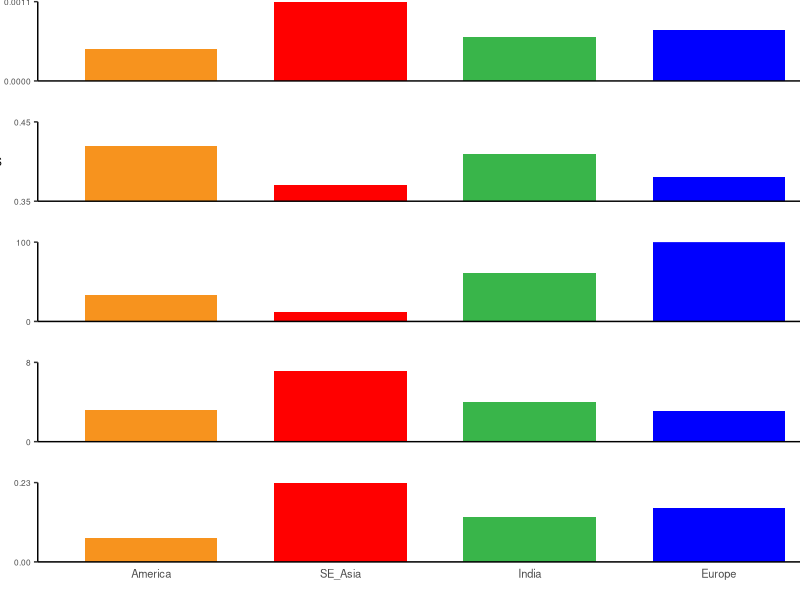

Source code (R):
library("ggplot2")
library(cowplot)


# tempdir()
# dir.create(tempdir())
#######################################################5 population genomics parameters barplot

#het_df <- read.table("e:/project/02.duckweed_popg/calc_genome_wide_het/het_df.MAF_0_05.tsv",header = T,comment.char = "")
het_df <- read.table("./output/het_df.MAF_0_05.tsv",header = T,comment.char = "")
het_median_df <- aggregate(het_df[,2], by = list(het_df[, 3]), FUN = median)
rownames(het_median_df) <- het_median_df$Group.1

###########data collected from different calculations 
df <- data.frame(pop=factor(c("America","SE_Asia","India","Europe"),level=c("America","SE_Asia","India","Europe")),pi=c(0.00045,0.0011,0.00061,0.00071),selection=c(0.42,0.37,0.41,0.38),LD=c(33,12,61,100),rec=c(3.158,7.139,4.002,3.142))

rownames(df) <- df$pop

df <- cbind.data.frame(df,het_median_df[rownames(df),2])

####polishing df
colnames(df)[length(colnames(df))] <- "het"
df_vis <- df[,c("pop","pi","selection","LD","rec"  ,"het" )]

#df_vis <- read.table("df_vis.tsv",header = T,stringsAsFactors = T)
pop_fill_color <- c('#F7931E','#FF0000','#39B54A','#0000FF')

pi_p <- ggplot(df_vis[,c("pop","pi")], aes(pop,pi,fill=pop)) +
  geom_bar(stat="identity", width=0.7)+
  theme_classic()+
  #scale_y_discrete(expand =c(0,0))+
  #theme(panel.grid.major=element_blank(),panel.grid.minor=element_blank())+
  #expand_limits(y=0)+
  scale_fill_manual(values=pop_fill_color) +
  scale_y_continuous(limits = c(0,max(df_vis$pi)),breaks=c(0,max(df_vis$pi)) ,expand=c(0,0))+
  xlab("") +
  ylab("Π") +
  theme(axis.title.y = element_text(vjust= 0.5,angle=0,size=8))+
  theme(axis.text.y = element_text(size=6))+
  #theme(legend.position="none",axis.ticks.x = element_blank(),axis.text = element_blank())
  theme(legend.position="none",axis.text.x = element_blank(),axis.ticks.x = element_blank()) 

LD_p <-  ggplot(df_vis[,c("pop","LD")], aes(pop,LD,fill=pop))+
  geom_bar(stat="identity", width=0.7)+
  theme_classic()+
  #scale_y_discrete(expand =c(0,0))+
  #theme(panel.grid.major=element_blank(),panel.grid.minor=element_blank())+
  #expand_limits(y=0)+
  scale_fill_manual(values=pop_fill_color) +
  scale_y_continuous(limits = c(0,max(df_vis$LD)),breaks=c(0,max(df_vis$LD)) ,expand=c(0,0))+
  xlab("") +
  ylab("LD") +
  theme(axis.title.y = element_text(vjust= 0.5,angle=0,size=8))+
  theme(axis.text.y = element_text(size=6))+
  theme(legend.position="none",axis.text.x = element_blank(),axis.ticks.x = element_blank()) 

rec_p <- ggplot(df_vis[,c("pop","rec")], aes(pop,rec,fill=pop))+
  geom_bar(stat="identity", width=0.7)+
  theme_classic()+
  #scale_y_discrete(expand =c(0,0))+
  #theme(panel.grid.major=element_blank(),panel.grid.minor=element_blank())+
  #expand_limits(y=0)+
  scale_fill_manual(values=pop_fill_color) +
  scale_y_continuous(limits = c(0,8),breaks=c(0,8) ,expand=c(0,0))+
  xlab("") +
  ylab("r") +
  theme(axis.title.y = element_text(vjust= 0.5,angle=0,size=8))+
  theme(axis.text.y = element_text(size=6))+
  theme(legend.position="none",axis.text.x = element_blank(),axis.ticks.x = element_blank()) 

#summary(df_vis[,c("pop","selection")])
selection_p <- ggplot(df_vis[,c("pop","selection")], aes(pop,selection,fill=pop))+
  geom_bar(stat="identity", width=0.7)+
  theme_classic()+
  #scale_y_discrete(expand =c(0,0))+
  #theme(panel.grid.major=element_blank(),panel.grid.minor=element_blank())+
  #expand_limits(y=0)+
  scale_fill_manual(values=pop_fill_color) +
  coord_cartesian(ylim=c(0.35, 0.45)) +
  scale_y_continuous(breaks=c(0.35,0.45) ,expand=c(0,0))+
  xlab("") +
  ylab("ΠN/ΠS") +
  theme(axis.title.y = element_text(vjust= 0.5,angle=0,size=8))+
  theme(axis.text.y = element_text(size=6))+
  theme(legend.position="none",axis.text.x = element_blank(),axis.ticks.x = element_blank()) 

  
  
het_p <- ggplot(df_vis[,c("pop","het")], aes(pop,het,fill=pop))+
  geom_bar(stat="identity", width=0.7)+
  theme_classic()+
  #scale_y_discrete(expand =c(0,0))+
  #theme(panel.grid.major=element_blank(),panel.grid.minor=element_blank())+
  #expand_limits(y=0)+
  scale_fill_manual(values=pop_fill_color) +
  scale_y_continuous(limits = c(0,0.23),breaks=c(0,0.23) ,expand=c(0,0))+
  xlab("") +
  ylab("H") +
  theme(axis.title.y = element_text(vjust= 0.5,angle=0,size=8))+
  theme(axis.text.x = element_text(size=8),axis.ticks.x = element_blank())+
  theme(axis.text.y = element_text(size=6))+
  #theme(legend.position="none",axis.text.x = element_blank()) 
  theme(legend.position="none") 


par5_p <- plot_grid(plotlist = list(pi_p,NULL,selection_p,NULL,LD_p,NULL,rec_p,NULL,het_p), 
                    nrow = 9,
                    rel_heights=c(rep(c(1,0.01),4),1),
                    align = "vh",
                    scale=1.1)

# ggsave(par5_p,file="4pop_5pars.barplot.png",
#        width = 6,
#        height = 10,
#        units = "cm")

ggsave(par5_p,file="./output/4pop_5pars.barplot.pdf",
       width = 6,
       height = 10,
       units = "cm")

